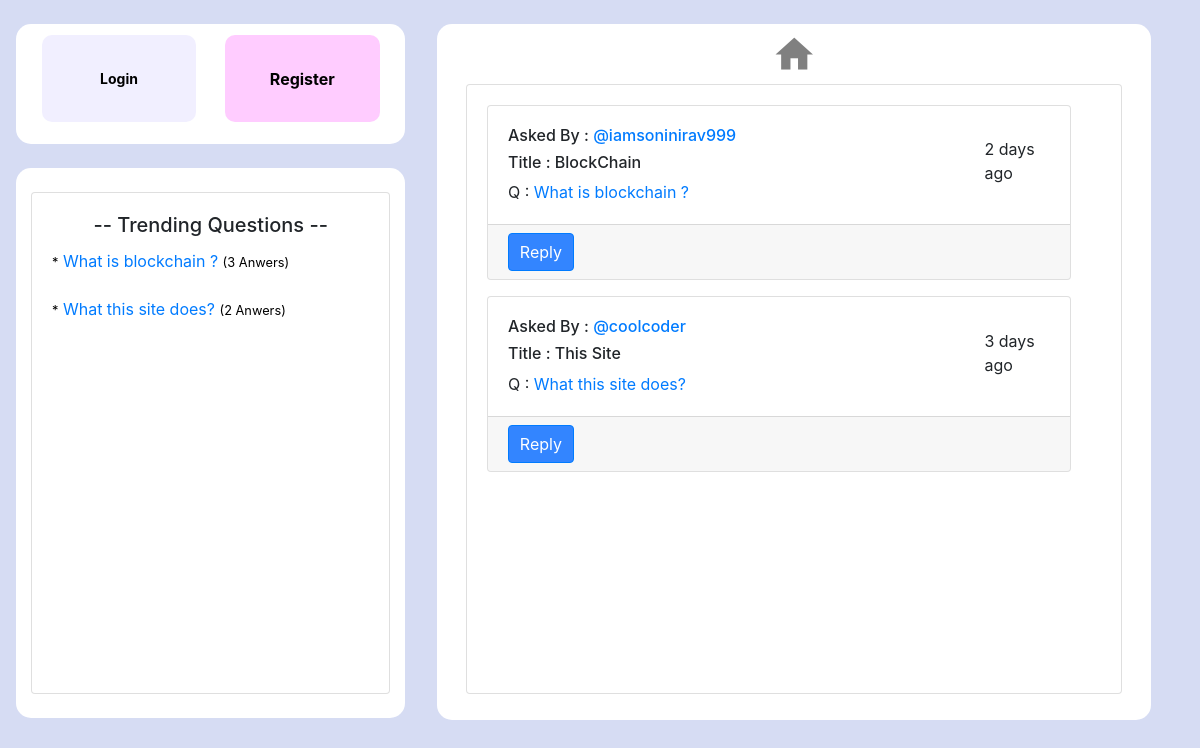
The app's page /, older data.
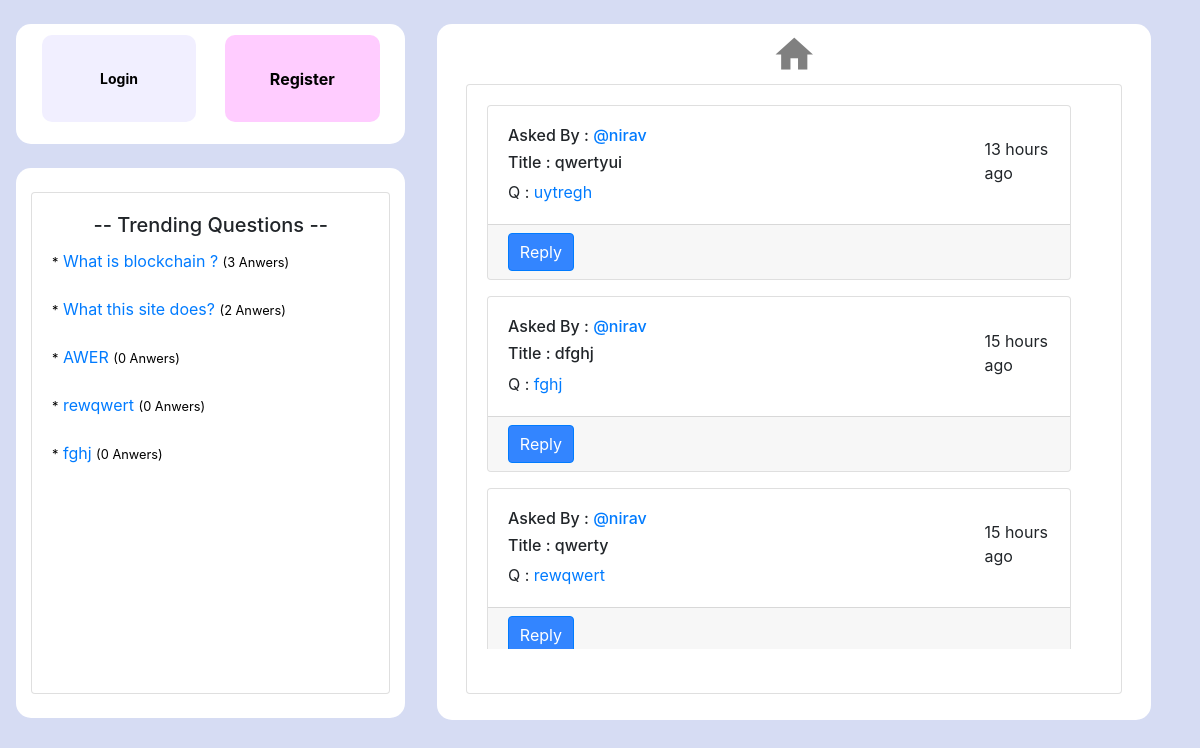
The same page, newer data.
### Question_App/models.py (models this page shows, shortened)
class Question(models.Model):
    user=models.ForeignKey(User,on_delete=models.CASCADE)  #user who is logged in
    title=models.CharField(max_length=200) # title of qestion
    question=models.TextField() #question
    created_time= models.DateTimeField(auto_now=True) #question creation time
    answer_count=models.IntegerField(default=0) #total reply or answer count
    qustion_upvote=models.IntegerField(default=0) #question upvote
    question_downvote=models.IntegerField(default=0) #question q
    def times_ago(self):
        diff = timezone.now() - self.created_time
        return times_ago_helper(diff)

### Question_App/views.py (the view)
# urls.py: path('',views.index,name='home'),
def index(request):
    context={
        'q_list':Question.objects.all().order_by('-created_time'),
        'A_list':Answer.objects.all(),
    }
    return render(request,'ui/index.html',context)

### Question_App/models.py (called while the page is built)
def times_ago_helper(diff):
    if diff.days > 0:
        return f'{diff.days} days ago'
    if diff.seconds < 60:
        return f'{diff.seconds} seconds ago'
    if diff.seconds < 3600:
        return f'{diff.seconds // 60} minutes ago'
    return f'{diff.seconds // 3600} hours ago'

### Question_App/templates/ui/index.html (shortened to what this page needs)
{% extends "ui/base.html" %}
{% block content %}
{% for i in q_list %}
  <div class="card mt-3" style="width:95%;">
  <div class="card-body">
    <div class="row">
      <div class="col-sm-10"><h6 class="">Asked By : <a href="#" style="text-decoration:none;">@{{ i.user }}</a> </h6>
        <h6>Title : {{ i.title }}</h6>
        <p class="card-text">Q : <a href="{% url 'question-detail' i.pk %}">{{ i.question }}</a></p>
      </div>
      <div class="col-sm-2" style="margin-top:2%;">{{ i.times_ago }}</div>
    </div>
  </div>
  <div class="card-footer text-muted pb-2 pt-2">
    <a href="{% url 'question-detail' i.pk %}"><button type="button" name="button" class="btn btn-primary btn-xs"style="background-color:#3385ff; padding-left:2%; padding-right:2%;">Reply</button></a>
  </div>
</div>
{% endfor %}
{% endblock %}

### Question_App/templates/ui/base.html (shortened to what this page needs)
<!DOCTYPE html>
{% load static %}
<html lang="en">
<head>
  <link rel="stylesheet" href="https://maxcdn.bootstrapcdn.com/bootstrap/4.5.0/css/bootstrap.min.css">
</head>
<body style="background-color:#1030bb2b;" >
  <div class="row ml-3 mr-3 mt-4 mb-2">
      <div class="col-sm-4">
{% if user.is_authenticated %}
        <div class="row" style="height:200px;border-style:none!important;">
          <div class="col-sm-12 bg-white" style="border-radius:15px; ">
            <a href="{% url 'my-question' %}"><button type="submit" class="buttonx btn-sm" style="height:37%; margin-top:4%; font-size:18px; font-weight:600;">My Questions</button></a>
            <a href="{% url 'my-answer' %}"><button type="submit" class="buttonx btn-sm" style="float:right; background-color:#ffccff; height:37%; margin-top:4%; font-size:18px;font-weight:600;">My Answers</button></a>
            <a href="{% url 'question-create' %}"><button type="submit" class="buttonx btn-sm" style="height:37%; margin-top:1%; margin-bottom:3%; font-size:18px; font-weight:600; background-color: #ccffe6;">Ask Question</button></a>
            <a href="{% url 'logout' %}"><button type="submit" class="buttonx btn-sm" style="float:right; background-color: #ffb3b3; height:37%; margin-top:1%; margin-bottom:3%; font-size:18px; font-weight:600;">Logout</button></a>
          </div>
        </div>
{% else %}
        <div class="row" style="height:120px;border-style:none!important;">
          <div class="col-sm-12 bg-white" style="border-radius:15px; ">
            <a href="{% url 'login' %}"><button class="buttonx btn-sm"><strong>Login</strong></button></a>
            <a href="{% url 'register' %}"><button class="buttonx" style="float:right; background-color:#ffccff;"><strong>Register</strong></button></a>
          </div>
        </div>
{% endif %}
        <br>
        {% if user.is_authenticated %}
                <div class="row" style="height:470px;border-style:none!important;">
                  <div class="col-sm-12 bg-white" style="border-radius:15px; ">
                    <br>
                    <div class="card" >
                      <div class="card-body">
                        <h5 class="card-title"style="text-align:center;"> -- Trending Questions --</h5>
                        <div style="overflow-y:auto;height:320px;">
        {% else %}
                <div class="row" style="height:550px;border-style:none!important;">
                  <div class="col-sm-12 bg-white" style="border-radius:15px; ">
                    <br>
                    <div class="card" >
                      <div class="card-body">
                        <h5 class="card-title"style="text-align:center;"> -- Trending Questions --</h5>
                        <div style="overflow-y:auto; height:400px;">
        {% endif %}
                          {% for t in trending_question %}
                            <a href="{% url 'question-detail' t.0 %}" style="text-decoration:none;"><p class="card-text"><small style="color:black;">*</small> {{ t.1 }} <small style="color:black;">({{ t.2 }} Anwers)</small> </p></a><br>
                          {% endfor %}
                        </div>
                        <br>
                      </div>
                    </div>
                  </div>
                </div>
        <br>
      </div>
      <div class="col-sm-8" style="">
        <div class="row">
          <div class="p-3" ></div>
          <div class="col-sm-11 bg-white" style="height:696px; border-radius:15px; ">
            <div class="row pt-2">
                <span class="material-icons" style="font-size:45px;margin:0 auto;"><a href="{% url 'home' %}" style="  text-decoration:none; color:grey;">home</a></span>
          </div>
            <div class="card pb-4"style="margin:1% 2%;">
              <div class="card-body pt-1">
                <div style="overflow-y:auto;height:560px;">
{% block content %}
{% endblock %}
                </div>
              </div>
            </div>
          </div>
        </div>
      </div>
  </div>
</body>
</html>

### Question_App/templates/ui/base.html (style rules this page uses)
.buttonx { background-color: #f1efff; border: none; width:43%; text-align: center; border-radius: 10px; height:73%; margin:3%; outline-style: none!important; float:left; display: block; }

Row changes from the older to the newer data that the page shows:
no longer on one of the page's lists (row unchanged): Question: user "coolcoder", title "This Site", question "What this site does?", times_ago "3 days ago"
no longer on this page (row unchanged): Question: user "iamsoninirav999", title "BlockChain", question "What is blockchain ?", times_ago "2 days ago"
added Question: question "AWER", t "0", shown under "-- Trending Questions --"
added Question: question "rewqwert", t "0", user "nirav", title "qwerty", times_ago "15 hours ago"
added Question: question "fghj", t "0", user "nirav", title "dfghj", times_ago "15 hours ago"
added Question: user "nirav", title "qwertyui", question "uytregh", times_ago "13 hours ago"
